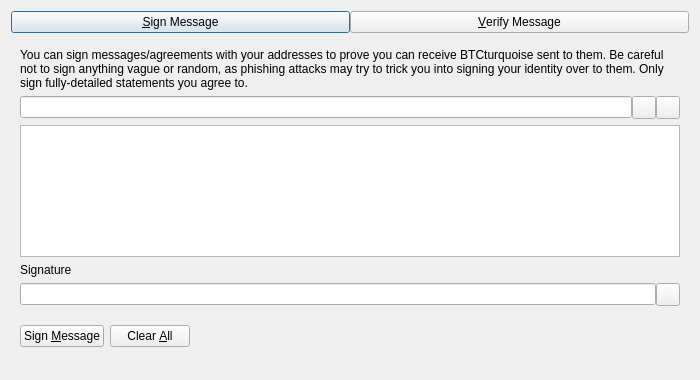
<?xml version="1.0" encoding="UTF-8"?>
<ui version="4.0">
 <class>SignVerifyMessageDialog</class>
 <widget class="QDialog" name="SignVerifyMessageDialog">
  <property name="geometry">
   <rect>
    <x>0</x>
    <y>0</y>
    <width>700</width>
    <height>380</height>
   </rect>
  </property>
  <property name="windowTitle">
   <string>Signatures - Sign / Verify a Message</string>
  </property>
  <property name="modal">
   <bool>true</bool>
  </property>
  <layout class="QVBoxLayout" name="verticalLayout">
   <item>
    <layout class="QHBoxLayout" name="horizontalLayout_Buttons_2">
     <property name="spacing">
      <number>0</number>
     </property>
     <property name="topMargin">
      <number>0</number>
     </property>
     <item>
      <widget class="QPushButton" name="btnSignMessage">
       <property name="text">
        <string>&amp;Sign Message</string>
       </property>
       <property name="checkable">
        <bool>true</bool>
       </property>
      </widget>
     </item>
     <item>
      <widget class="QPushButton" name="btnVerifyMessage">
       <property name="text">
        <string>&amp;Verify Message</string>
       </property>
       <property name="checkable">
        <bool>true</bool>
       </property>
      </widget>
     </item>
    </layout>
   </item>
   <item>
    <widget class="QStackedWidget" name="stackedWidgetSig">
     <property name="minimumSize">
      <size>
       <width>0</width>
       <height>0</height>
      </size>
     </property>
     <property name="currentIndex">
      <number>0</number>
     </property>
     <widget class="QWidget" name="pageSignMessage">
      <layout class="QVBoxLayout" name="verticalLayout_SM">
       <item>
        <widget class="QLabel" name="infoLabel_SM">
         <property name="text">
          <string>You can sign messages/agreements with your addresses to prove you can receive BTCturquoise sent to them. Be careful not to sign anything vague or random, as phishing attacks may try to trick you into signing your identity over to them. Only sign fully-detailed statements you agree to.</string>
         </property>
         <property name="textFormat">
          <enum>Qt::PlainText</enum>
         </property>
         <property name="wordWrap">
          <bool>true</bool>
         </property>
        </widget>
       </item>
       <item>
        <layout class="QHBoxLayout" name="horizontalLayout_1_SM">
         <property name="spacing">
          <number>0</number>
         </property>
         <item>
          <widget class="QValidatedLineEdit" name="addressIn_SM">
           <property name="toolTip">
            <string>The BTCturquoise address to sign the message with</string>
           </property>
          </widget>
         </item>
         <item>
          <widget class="QToolButton" name="addressBookButton_SM">
           <property name="toolTip">
            <string>Choose previously used address</string>
           </property>
           <property name="text">
            <string/>
           </property>
           <property name="shortcut">
            <string>Alt+A</string>
           </property>
          </widget>
         </item>
         <item>
          <widget class="QToolButton" name="pasteButton_SM">
           <property name="toolTip">
            <string>Paste address from clipboard</string>
           </property>
           <property name="text">
            <string/>
           </property>
           <property name="shortcut">
            <string>Alt+P</string>
           </property>
          </widget>
         </item>
        </layout>
       </item>
       <item>
        <widget class="QPlainTextEdit" name="messageIn_SM">
         <property name="toolTip">
          <string>Enter the message you want to sign here</string>
         </property>
        </widget>
       </item>
       <item>
        <widget class="QLabel" name="signatureLabel_SM">
         <property name="text">
          <string>Signature</string>
         </property>
         <property name="textFormat">
          <enum>Qt::PlainText</enum>
         </property>
        </widget>
       </item>
       <item>
        <layout class="QHBoxLayout" name="horizontalLayout_2_SM">
         <property name="spacing">
          <number>0</number>
         </property>
         <item>
          <widget class="QLineEdit" name="signatureOut_SM">
           <property name="readOnly">
            <bool>true</bool>
           </property>
          </widget>
         </item>
         <item>
          <widget class="QToolButton" name="copySignatureButton_SM">
           <property name="toolTip">
            <string>Copy the current signature to the system clipboard</string>
           </property>
           <property name="text">
            <string/>
           </property>
          </widget>
         </item>
        </layout>
       </item>
       <item>
        <layout class="QHBoxLayout" name="horizontalLayout_3_SM">
         <item>
          <widget class="QPushButton" name="signMessageButton_SM">
           <property name="toolTip">
            <string>Sign the message to prove you own this BTCturquoise address</string>
           </property>
           <property name="text">
            <string>Sign &amp;Message</string>
           </property>
           <property name="autoDefault">
            <bool>false</bool>
           </property>
          </widget>
         </item>
         <item>
          <widget class="QPushButton" name="clearButton_SM">
           <property name="toolTip">
            <string>Reset all sign message fields</string>
           </property>
           <property name="text">
            <string>Clear &amp;All</string>
           </property>
           <property name="autoDefault">
            <bool>false</bool>
           </property>
          </widget>
         </item>
         <item>
          <spacer name="horizontalSpacer_1_SM">
           <property name="orientation">
            <enum>Qt::Horizontal</enum>
           </property>
           <property name="sizeHint" stdset="0">
            <size>
             <width>40</width>
             <height>48</height>
            </size>
           </property>
          </spacer>
         </item>
         <item>
          <widget class="QLabel" name="statusLabel_SM">
           <property name="text">
            <string/>
           </property>
           <property name="wordWrap">
            <bool>true</bool>
           </property>
          </widget>
         </item>
         <item>
          <spacer name="horizontalSpacer_2_SM">
           <property name="orientation">
            <enum>Qt::Horizontal</enum>
           </property>
           <property name="sizeHint" stdset="0">
            <size>
             <width>40</width>
             <height>48</height>
            </size>
           </property>
          </spacer>
         </item>
        </layout>
       </item>
      </layout>
     </widget>
     <widget class="QWidget" name="pageVerifyMessage">
      <layout class="QVBoxLayout" name="verticalLayout_VM">
       <item>
        <widget class="QLabel" name="infoLabel_VM">
         <property name="text">
          <string>Enter the receiver's address, message (ensure you copy line breaks, spaces, tabs, etc. exactly) and signature below to verify the message. Be careful not to read more into the signature than what is in the signed message itself, to avoid being tricked by a man-in-the-middle attack. Note that this only proves the signing party receives with the address, it cannot prove sendership of any transaction!</string>
         </property>
         <property name="textFormat">
          <enum>Qt::PlainText</enum>
         </property>
         <property name="alignment">
          <set>Qt::AlignLeading|Qt::AlignLeft|Qt::AlignTop</set>
         </property>
         <property name="wordWrap">
          <bool>true</bool>
         </property>
        </widget>
       </item>
       <item>
        <layout class="QHBoxLayout" name="horizontalLayout_1_VM">
         <property name="spacing">
          <number>0</number>
         </property>
         <item>
          <widget class="QValidatedLineEdit" name="addressIn_VM">
           <property name="toolTip">
            <string>The BTCturquoise address the message was signed with</string>
           </property>
          </widget>
         </item>
         <item>
          <widget class="QToolButton" name="addressBookButton_VM">
           <property name="toolTip">
            <string>Choose previously used address</string>
           </property>
           <property name="text">
            <string/>
           </property>
           <property name="shortcut">
            <string>Alt+A</string>
           </property>
          </widget>
         </item>
        </layout>
       </item>
       <item>
        <widget class="QPlainTextEdit" name="messageIn_VM"/>
       </item>
       <item>
        <widget class="QValidatedLineEdit" name="signatureIn_VM"/>
       </item>
       <item>
        <layout class="QHBoxLayout" name="horizontalLayout_2_VM">
         <item>
          <widget class="QPushButton" name="verifyMessageButton_VM">
           <property name="toolTip">
            <string>Verify the message to ensure it was signed with the specified BTCturquoise address</string>
           </property>
           <property name="text">
            <string>Verify &amp;Message</string>
           </property>
           <property name="autoDefault">
            <bool>false</bool>
           </property>
          </widget>
         </item>
         <item>
          <widget class="QPushButton" name="clearButton_VM">
           <property name="toolTip">
            <string>Reset all verify message fields</string>
           </property>
           <property name="text">
            <string>Clear &amp;All</string>
           </property>
           <property name="autoDefault">
            <bool>false</bool>
           </property>
          </widget>
         </item>
         <item>
          <spacer name="horizontalSpacer_1_VM">
           <property name="orientation">
            <enum>Qt::Horizontal</enum>
           </property>
           <property name="sizeHint" stdset="0">
            <size>
             <width>40</width>
             <height>48</height>
            </size>
           </property>
          </spacer>
         </item>
         <item>
          <widget class="QLabel" name="statusLabel_VM">
           <property name="text">
            <string/>
           </property>
           <property name="wordWrap">
            <bool>true</bool>
           </property>
          </widget>
         </item>
         <item>
          <spacer name="horizontalSpacer_2_VM">
           <property name="orientation">
            <enum>Qt::Horizontal</enum>
           </property>
           <property name="sizeHint" stdset="0">
            <size>
             <width>40</width>
             <height>48</height>
            </size>
           </property>
          </spacer>
         </item>
        </layout>
       </item>
      </layout>
     </widget>
    </widget>
   </item>
  </layout>
 </widget>
 <customwidgets>
  <customwidget>
   <class>QValidatedLineEdit</class>
   <extends>QLineEdit</extends>
   <header>qt/qvalidatedlineedit.h</header>
  </customwidget>
 </customwidgets>
 <resources>
  <include location="../btcturquoise.qrc"/>
 </resources>
 <connections/>
</ui>
